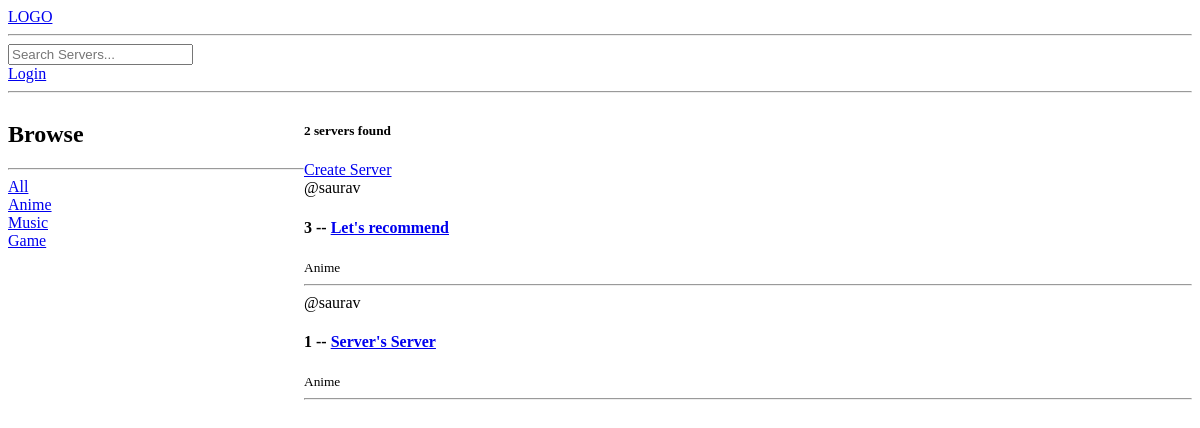
The app's page /, older data.
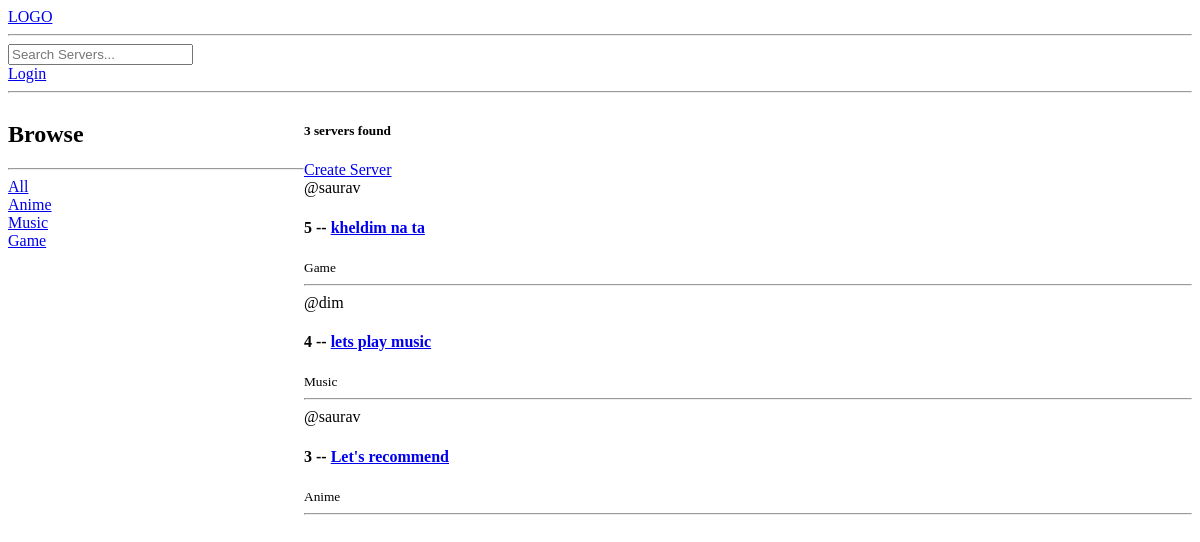
The same page, newer data.
### base/models.py (models this page shows, shortened)
class Topic(models.Model):
    name = models.CharField(max_length=220)
    def __str__(self):
        return self.name

class Server(models.Model):
    owner = models.ForeignKey(User, on_delete=models.SET_NULL,null=True)
    topic = models.ForeignKey(Topic, on_delete=models.SET_NULL, null=True)
    name = models.CharField(max_length=200)
    description = models.TextField(null=True , blank=True) # null for db and blank for frontend
    created = models.DateTimeField(auto_now_add=True)
    updated = models.DateTimeField(auto_now=True)
    class Meta:
        ordering = ['-updated', '-created']

### base/views.py (the view)
# urls.py: path('',views.home, name="home"),
def home(request):
    nam = request.GET.get('nam') if request.GET.get('nam') != None else ''
    servers = Server.objects.filter(
        Q(topic__name__icontains = nam) |
        Q(name__icontains = nam) |
        Q(description__icontains = nam)
        ) #contains means case sensitive icontains means case INsensitive
    topics = Topic.objects.all()
    server_count = servers.count()
    context = {'servers' :servers, 'topics': topics, 'server_count' : server_count}
    return render(request, 'base/home.html' , context)

### base/templates/base/home.html (shortened to what this page needs)
{% extends "main.html" %}
{% block content %}
<div class="home-container">
    <div>
        <h2>Browse</h2>
        <hr>
        <div>
            <a href="{% url 'home' %}">All</a>
        </div>
        {% for topic in topics %}
        <div>
            <a href="{% url 'home' %}?nam={{topic.name}}">{{ topic.name }}</a>
        </div>
        {% endfor %}
    </div>
    <div>
        <h5>{{server_count}} servers found </h5>
        <a href="{% url 'create-server' %}">Create Server</a>
        <div>
            {% for server in servers %}
            <div>
                <span>@{{ server.owner.username }}</span>
                <h4>{{ server.id }} -- <a href="{% url 'server' server.id %}"> {{ server.name }} </a></h4>
                <small>{{ server.topic }}</small>
                <hr>
            </div>
            {% endfor %}
        </div>
    </div>
</div>
{% endblock content %}

### templates/main.html (shortened to what this page needs)
<!DOCTYPE html>
<html lang="en">
<head>
</head>
<body>
    {% include 'nav.html' %}
    {% block content %}
    {% endblock %}
</body>
</html>

### templates/nav.html (shortened to what this page needs)
<!DOCTYPE html>
<html lang="en">
<head>
</head>
<body>
    <a href="/">LOGO</a>
    <hr>
    <form action="{% url 'home' %}">
        <input type="text" name="nam" placeholder="Search Servers..."/>
    </form>
{% if request.user.is_authenticated %}
<a href="{% url 'logout' %}">Logout</a>
{% else %}
<a href="{% url 'login' %}">Login</a>
{% endif %}
    <hr>
</body>
</html>

### base/templates/base/home.html (style rules this page uses)
.home-container { display: grid; grid-template-columns: 1fr 3fr; }

Row changes from the older to the newer data that the page shows:
removed Server: owner.username "saurav", id "1", name "Server's Server", topic "Anime"
added Server: owner.username "saurav", id "5", name "kheldim na ta", topic "Game"
added Server: owner.username "dim", id "4", name "lets play music", topic "Music"
Text that changed along with them:
{{ server_count }}: "2" → "3"
